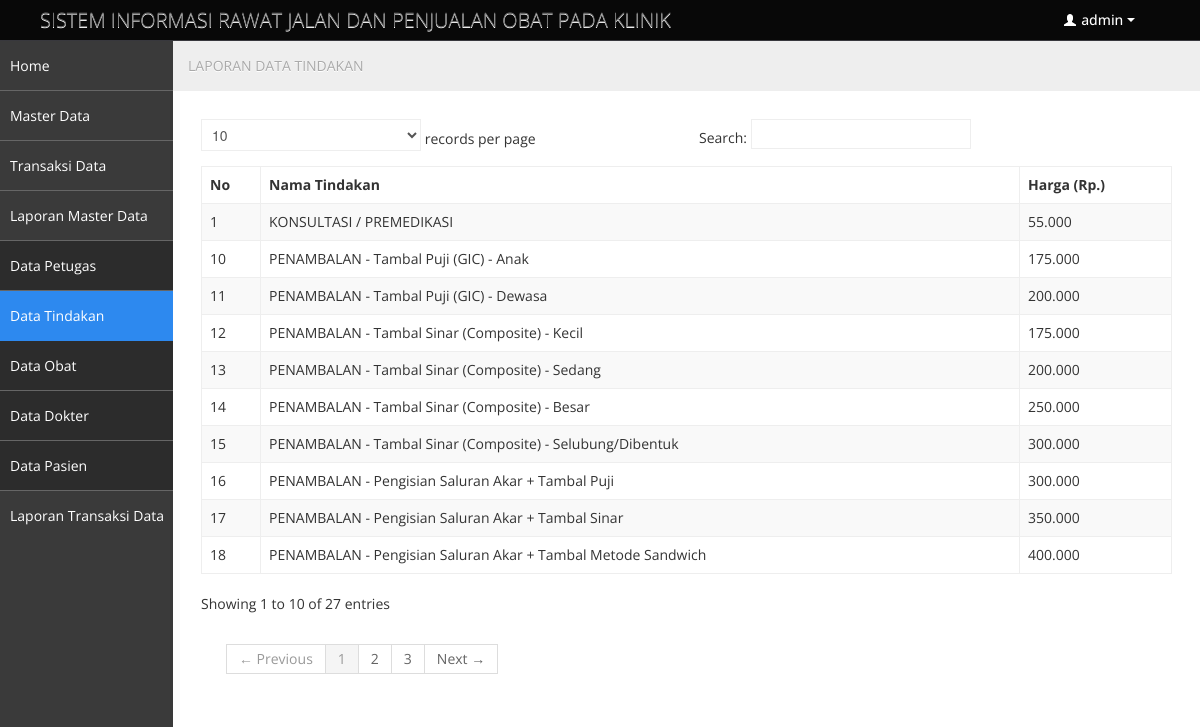
The page /dasboard.php?page=Laporan-Tindakan (signed in) on the database its author committed.
### tables this page shows
CREATE TABLE IF NOT EXISTS `petugas` (
  `kd_petugas` char(4) NOT NULL,
  `nm_petugas` varchar(100) NOT NULL,
  `no_telepon` varchar(20) NOT NULL,
  `username` varchar(20) NOT NULL,
  `password` varchar(200) NOT NULL,
  `level` varchar(20) NOT NULL DEFAULT 'Kasir',
  PRIMARY KEY (`kd_petugas`)
);

CREATE TABLE IF NOT EXISTS `tindakan` (
  `kd_tindakan` char(4) NOT NULL,
  `nm_tindakan` varchar(100) NOT NULL,
  `harga` int(10) NOT NULL,
  PRIMARY KEY (`kd_tindakan`)
);

### library/inc.library.php (called while the page is built, shortened)
<?php
function format_angka($angka) {
	$hasil =  number_format($angka,0, ",",".");
	return $hasil;
}
?>

### laporan_tindakan.php (the view)
<ul class="breadcrumb">
				<li>
					LAPORAN DATA TINDAKAN
				</li>
</ul>
<table class="table table-striped table-bordered bootstrap-datatable datatable">
<thead>
  <tr>
    <th><strong>No</strong></th>
    <th><strong>Nama Tindakan </strong></th>
    <th><strong>Harga (Rp.) </strong></th>
  </tr>
</thead>
  <?php
	$mySql = "SELECT * FROM tindakan ORDER BY kd_tindakan ASC";
	$myQry = mysql_query($mySql, $koneksidb)  or die ("Query 1 salah : ".mysql_error());
	$nomor = 0;
	while ($myData = mysql_fetch_array($myQry)) {
		$nomor++;
  ?>
  <tr>
    <td><?php echo $nomor; ?></td>
    <td><?php echo $myData['nm_tindakan']; ?></td>
    <td align="right"><?php echo format_angka($myData['harga']); ?></td>
  </tr>
  <?php } ?>
</table>

### dasboard.php (shortened to what this page needs)
<?php
include_once "library/inc.connection.php";
include_once "library/inc.library.php";
?>
<!DOCTYPE html>
<html lang="en">
<head>
	<link id="bootstrap-style" href="css/bootstrap.min.css" rel="stylesheet">
	<link href="css/bootstrap-responsive.min.css" rel="stylesheet">
	<link id="base-style" href="css/style.css" rel="stylesheet">
	<link id="base-style-responsive" href="css/style-responsive.css" rel="stylesheet">
    <link rel="stylesheet" type="text/css" href="plugins/tigra_calendar/tcal.css" />
</head>
<body>
	<div class="navbar">
		<div class="navbar-inner">
			<div class="container-fluid">
					<a class="brand" href="index.html">SISTEM INFORMASI RAWAT JALAN DAN PENJUALAN OBAT PADA KLINIK </a>
				<div class="nav-no-collapse header-nav">
					<ul class="nav pull-right">
						<?php
$mySql = "SELECT * FROM petugas WHERE kd_petugas='".$_SESSION['SES_LOGIN']."'";
$myQry = mysql_query($mySql, $koneksidb)  or die ("Query user salah : ".mysql_error());
$myData= mysql_fetch_array($myQry);
?>
						<li class="dropdown">
							<a class="btn dropdown-toggle" data-toggle="dropdown" href="#">
								<i class="halflings-icon white user"></i> <?php echo $myData['username']; ?>
								<span class="caret"></span>
							</a>
						</li>
					</ul>
				</div>
		  </div>
		</div>
	</div>
		<div class="container-fluid-full">
		<div class="row-fluid">
			<div id="sidebar-left" class="span2">
				<div class="nav-collapse sidebar-nav">
				<?php include "menu.php"; ?></div>
			</div>
			<div id="content" class="span10">
<?php include "buka_file.php";?>
          </div>
		</div>
		</div>
</body>
</html>

### css/style.css (style rules this page uses)
body { background: #F5F5F5; color: #333; border: none; font-family: 'Open Sans', sans-serif; font-weight: 400; }
a { color: #646464; }
.navbar { margin-bottom: 0px; }
.navbar-inner { margin-bottom: 0px; min-height: 40px; padding-right: 20px; padding-left: 20px; background: #080808; filter: none; text-shadow: 1px 1px 1px #0a0c0e; border: none; color: #fff; -webkit-border-radius: 0px; -moz-border-radius: 0px; border-radius: 0px; *zoom: 1; border-bottom: 1px solid #38383D; }
.navbar-inner a { color: #7b7b7b; text-shadow: 0 -1px 1px #0b090a; }
.navbar-inner a i { margin-top: 2px; }
.header-nav { padding: 0px; color: #fff !important; background: #000 !important; }
.header-nav .nav { margin: 0px; }
.header-nav .btn { display: inline-block; padding: 21px 20px; margin-top: 0px; margin-left: 0px; font-size: 14px; line-height: 20px; text-align: center; text-shadow: none; vertical-align: middle; cursor: pointer; background: transparent; border-left: none; border-right: none; border-top: 0px; border-bottom: 0px; -webkit-border-radius: 0px; -moz-border-radius: 0px; border-radius: 0px; -webkit-box-shadow: none !important; -moz-box-shadow: none !important; box-shadow: none !important; }
.header-nav a.btn { color: #fff !important; text-shadow: none !important; padding: 10px 25px !important; }
.header-nav .btn .caret { border-top-color: #fff !important; border-bottom-color: #fff !important; }
#sidebar-left { background: #3A3A3A; }
#content { background: #ffffff; filter: none; min-height: 100%; padding: 20px 20px; position: relative; }
.breadcrumb { margin: -28px -28px 28px -28px; line-height: 34px; background: #eee; border: 0px; color: #aaa; -webkit-box-shadow: none; -moz-box-shadow: none; box-shadow: none; -webkit-border-radius: 0px; -moz-border-radius: 0px; border-radius: 0px; }
.btn { display: inline-block; padding: 6px 12px; margin-bottom: 0; font-size: 14px; font-weight: 500; line-height: 20px; text-align: center; white-space: nowrap; vertical-align: middle; cursor: pointer; border: 1px solid #a7a9aa; -webkit-border-radius: 0px !important; border-radius: 0px !important; }
.btn i { margin-top: 2px; }
.btn { color: #ffffff; background-color: #a7a9aa; border-color: #a7a9aa; background-image: none; filter: none; text-shadow: none; }
.table th, .table td { border-top: 1px solid #eee; }
.table-bordered { border-color: #eee; -webkit-border-radius: 0px !important; -moz-border-radius: 0px !important; border-radius: 0px !important; }
.table-bordered th, .table-bordered td { border-left: 1px solid #eee; }
.table-bordered thead:first-child tr:first-child > th:first-child, .table-bordered tbody:first-child tr:first-child > td:first-child, .table-bordered tbody:first-child tr:first-child > th:first-child { -webkit-border-radius: 0px !important; -moz-border-radius: 0px !important; border-radius: 0px !important; }
.table-bordered thead:first-child tr:first-child > th:last-child, .table-bordered tbody:first-child tr:first-child > td:last-child, .table-bordered tbody:first-child tr:first-child > th:last-child { -webkit-border-radius: 0px !important; -moz-border-radius: 0px !important; border-radius: 0px !important; }
.table-bordered thead:last-child tr:last-child > th:first-child, .table-bordered tbody:last-child tr:last-child > td:first-child, .table-bordered tbody:last-child tr:last-child > th:first-child, .table-bordered tfoot:last-child tr:last-child > td:first-child, .table-bordered tfoot:last-child tr:last-child > th:first-child { -webkit-border-radius: 0px !important; -moz-border-radius: 0px !important; border-radius: 0px !important; }
.table-bordered thead:last-child tr:last-child > th:last-child, .table-bordered tbody:last-child tr:last-child > td:last-child, .table-bordered tbody:last-child tr:last-child > th:last-child, .table-bordered tfoot:last-child tr:last-child > td:last-child, .table-bordered tfoot:last-child tr:last-child > th:last-child { -webkit-border-radius: 0px !important; -moz-border-radius: 0px !important; border-radius: 0px !important; }

### css/style-responsive.css (style rules this page uses)
@media (min-width: 1200px) { .container-fluid-full { overflow: hidden; position: relative; height: 100%; } }
@media (min-width: 1200px) { #content { width: 85.578%; padding: 28px; margin: 0px 0px; margin-left: 14.422% !important; } }
@media (min-width: 1200px) { #sidebar-left { background: #3A3A3A; margin-left: 0px !important; position: absolute; height: 100%; } }

### rows shown on the page
petugas: username "admin"
tindakan: nm_tindakan "KONSULTASI / PREMEDIKASI", harga "55.000"
tindakan: nm_tindakan "PENAMBALAN - Tambal Puji (GIC) - Anak", harga "175.000"
tindakan: nm_tindakan "PENAMBALAN - Tambal Puji (GIC) - Dewasa", harga "200.000"
tindakan: nm_tindakan "PENAMBALAN - Tambal Sinar (Composite) - Kecil", harga "175.000"
tindakan: nm_tindakan "PENAMBALAN - Tambal Sinar (Composite) - Sedang", harga "200.000"
tindakan: nm_tindakan "PENAMBALAN - Tambal Sinar (Composite) - Besar", harga "250.000"
tindakan: nm_tindakan "PENAMBALAN - Tambal Sinar (Composite) - Selubung/Dibentuk", harga "300.000"
tindakan: nm_tindakan "PENAMBALAN - Pengisian Saluran Akar + Tambal Puji", harga "300.000"
tindakan: nm_tindakan "PENAMBALAN - Pengisian Saluran Akar + Tambal Sinar", harga "350.000"
tindakan: nm_tindakan "PENAMBALAN - Pengisian Saluran Akar + Tambal Metode Sandwich", harga "400.000"
